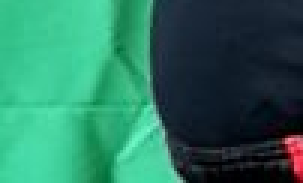
#> input picture ui/s_yao_L.jpg, 101 x 61 px (shown 3 times larger)
$ python sobel_demo.py
#> lines starting #> are read from the running program, lines starting #| are printed output that depends on the picture
from PIL import Image
import numpy as np
from scipy.ndimage import filters
import matplotlib.pyplot as plt
im = np.array(Image.open('s_yao_L.jpg').convert('L'))
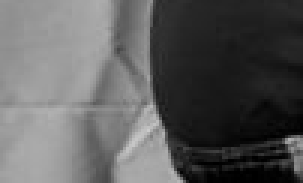
#> im: shape (61, 101) (shown 3 times larger); min 0, max 203, mean 91.2
#Sobel derivative filters
imx = np.zeros(im.shape)
filters.sobel(im,1,imx)
imy = np.zeros(im.shape)
filters.sobel(im,0,imy)
magnitude = np.sqrt(imx**2+imy**2)
magnitude_inverte = 255 - magnitude
plt.imshow(magnitude_inverte,cmap='gray')
plt.show()
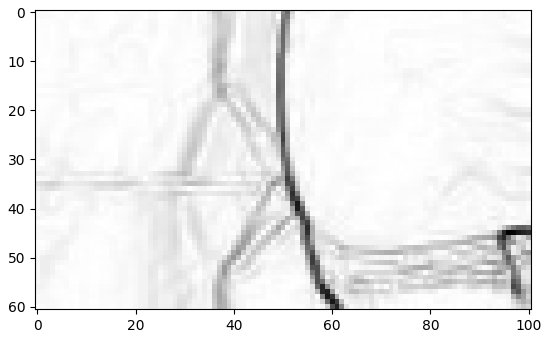
#> figure drawn by matplotlib, 1 panel

$ run again, with ui/f_yao_L.jpg copied over ui/s_yao_L.jpg
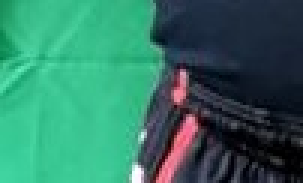
#> input picture ui/f_yao_L.jpg, 101 x 61 px (shown 3 times larger)
#> `im = np.array(Image.open('s_yao_L.jpg').convert('L'))`:
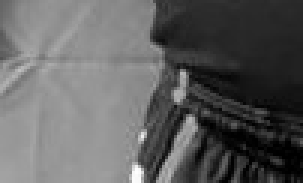
#> im: shape (61, 101) (shown 3 times larger); min 0, max 254, mean 95.2
#> `plt.show()`:
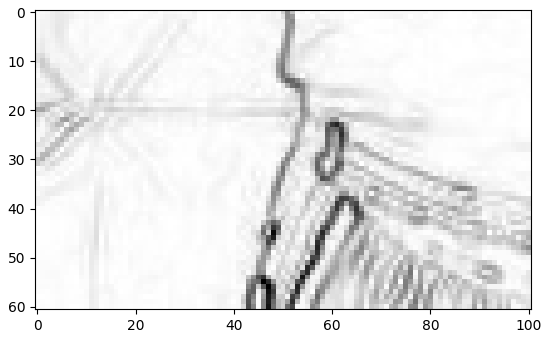
#> figure drawn by matplotlib, 1 panel
